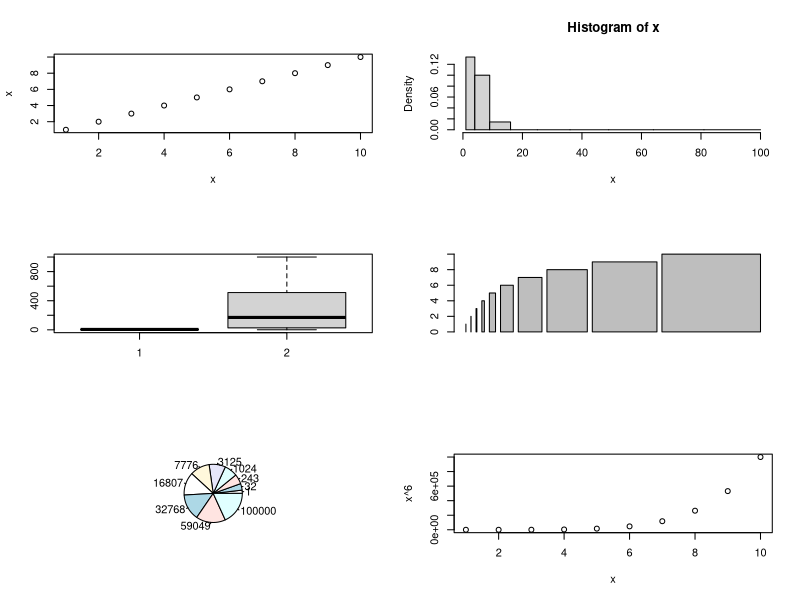
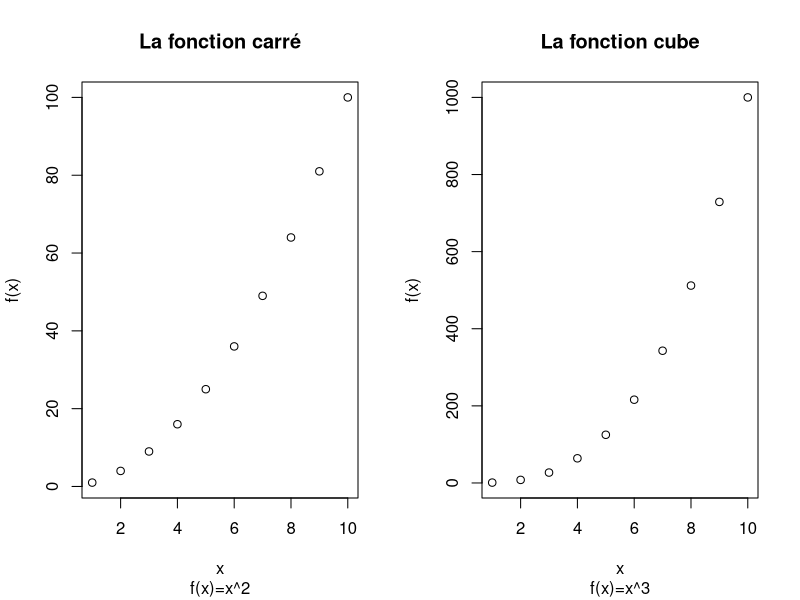
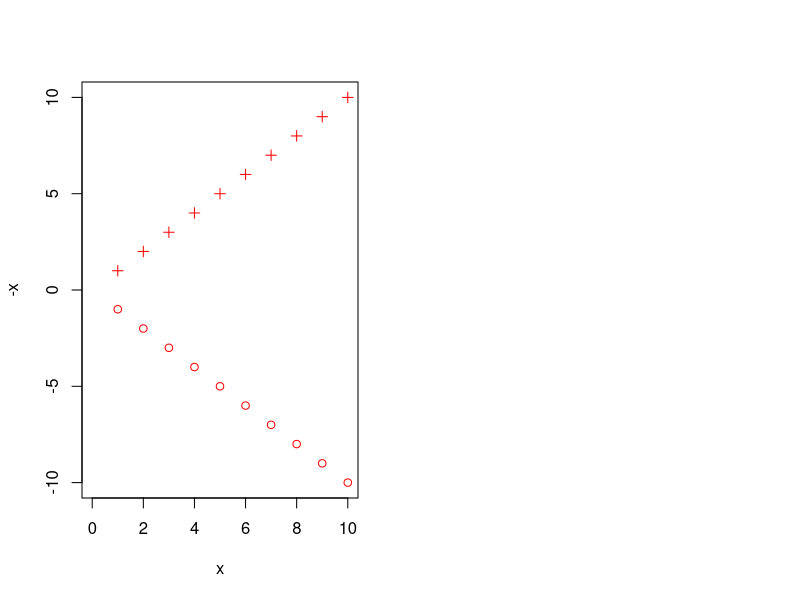

The R script that drew these images, in order:
## ---- chunk 1
x = 1:10
par(mfrow=c(3,2))
plot(x,x)
hist(x,x*x)
boxplot(x,x*x*x)
barplot(x,x*x*x*x)
pie(x,x*x*x*x*x)
plot(x,x^6)

## ---- chunk 2
par(mfrow=c(1,2))
plot(x,x^2,main ="La fonction carré",sub= "f(x)=x^2",xlab = "x", ylab="f(x)")
plot(x,x^3,main ="La fonction cube",sub= "f(x)=x^3",xlab = "x", ylab="f(x)")
## ---- chunk 3
plot(x,-x,col="red",xlim = c(0,10),ylim=c(-10,10))
points(x=x,y=x,col="red",pch=3)
